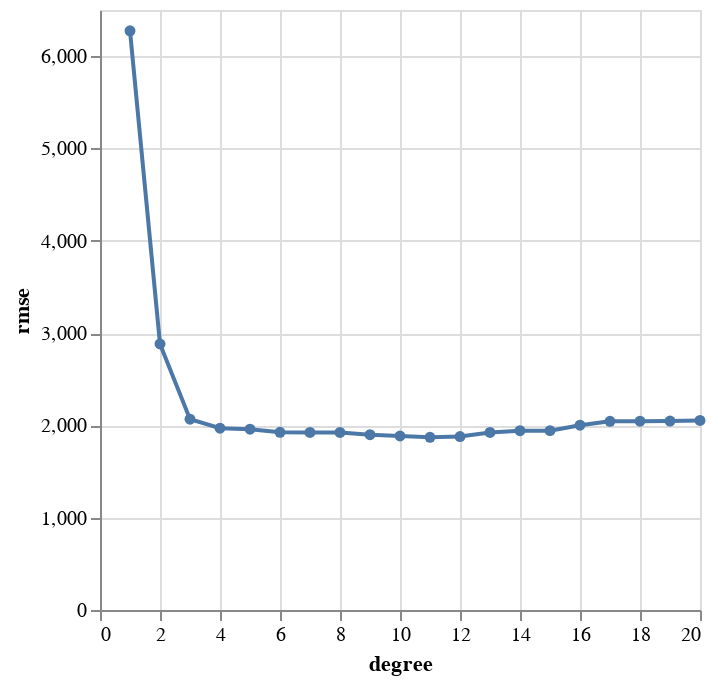

Notebook source saved alongside this figure:
### Code cell
# Plot RMSE against model flexibility.
f_plot_rmse_full_dataset(df_results = df_results1)
